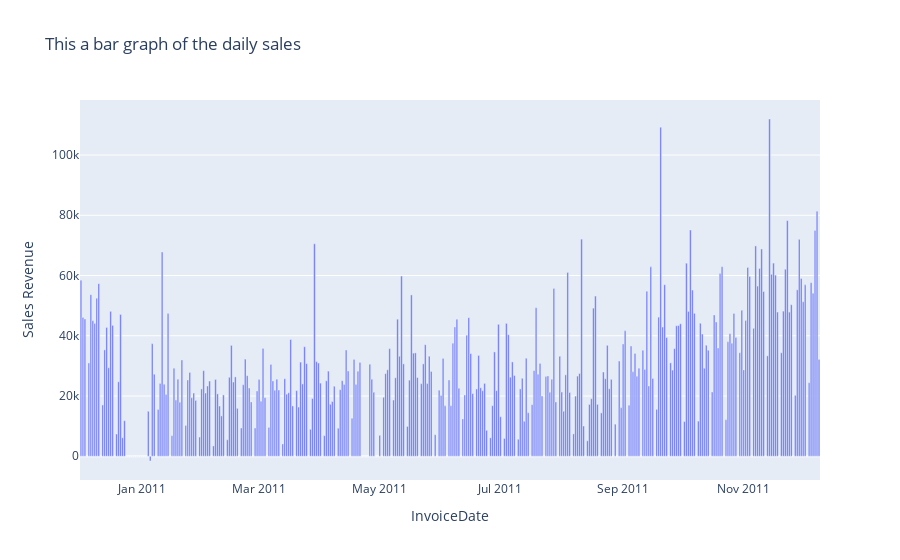

Notebook code cell kept with this figure:
### Code cell
fig = px.bar(Daily_Sales, x= Daily_Sales.index, y='Sales Revenue', title= "This a bar graph of the daily sales")
fig.show()

### Figure 1 — Plotly figure (JSON) as saved in the notebook; plotly's stock layout.template omitted (floating-point values rounded to 4 significant figures; data arrays with more than 128 entries replaced by an {"elided": "..."} marker saying what was removed)
{"data": [{"alignmentgroup": "True", "hovertemplate": "InvoiceDate=%{x}<br>Sales Revenue=%{y}<extra></extra>", "legendgroup": "", "marker": {"color": "#636efa", "pattern": {"shape": ""}}, "name": "", "offsetgroup": "", "orientation": "v", "showlegend": false, "textposition": "auto", "type": "bar", "x": {"elided": "374 str values"}, "xaxis": "x", "y": {"elided": "374 float values"}, "yaxis": "y"}], "layout": {"barmode": "relative", "legend": {"tracegroupgap": 0}, "title": {"text": "This a bar graph of the daily sales"}, "xaxis": {"anchor": "y", "domain": [0, 1], "title": {"text": "InvoiceDate"}}, "yaxis": {"anchor": "x", "domain": [0, 1], "title": {"text": "Sales Revenue"}}}}
